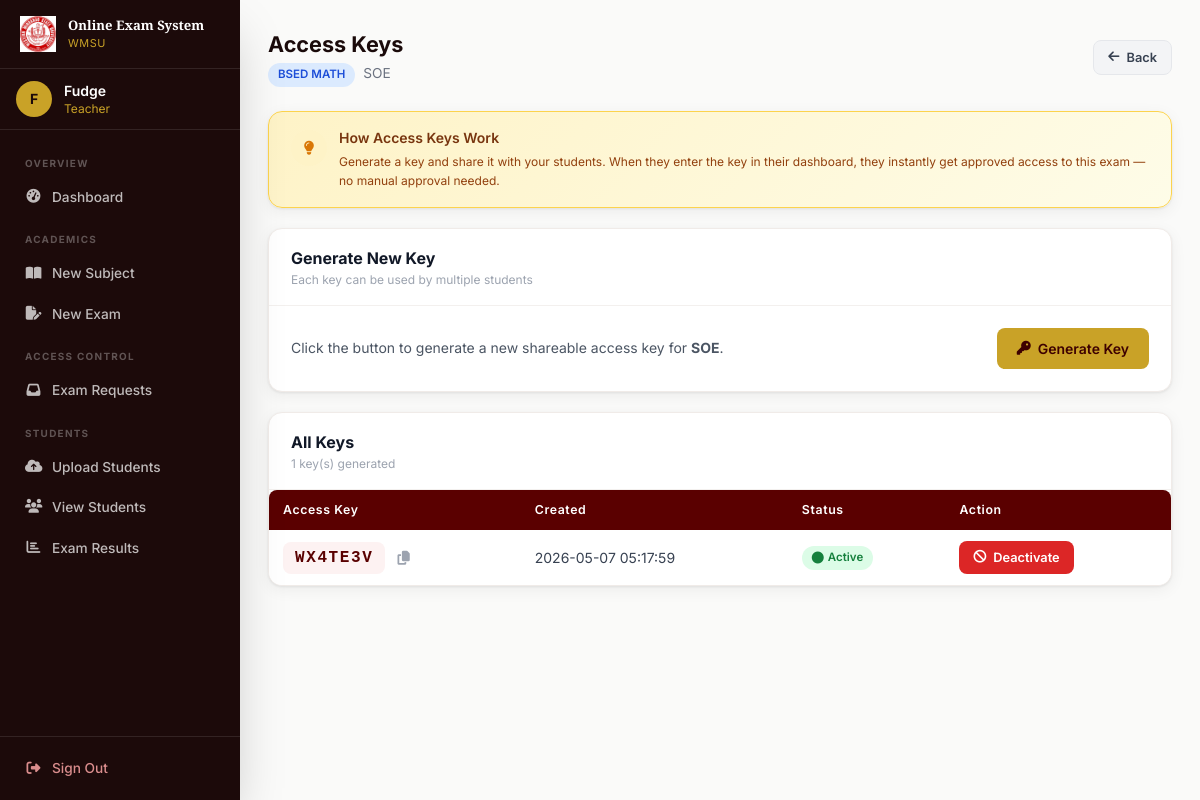
/teacher/exam_keys/2 (signed in), run on the app's committed database.
### tables this page shows
CREATE TABLE subjects (
        id INTEGER PRIMARY KEY AUTOINCREMENT,
        subject_name TEXT NOT NULL,
        teacher_id INTEGER NOT NULL,
        FOREIGN KEY (teacher_id) REFERENCES users (id)
    );

CREATE TABLE exams (
        id INTEGER PRIMARY KEY AUTOINCREMENT,
        subject_id INTEGER NOT NULL,
        title TEXT NOT NULL,
        duration INTEGER NOT NULL,
        FOREIGN KEY (subject_id) REFERENCES subjects (id)
    );

CREATE TABLE exam_access_keys (
            id INTEGER PRIMARY KEY AUTOINCREMENT,
            exam_id INTEGER NOT NULL,
            access_key TEXT NOT NULL UNIQUE,
            created_at TIMESTAMP DEFAULT CURRENT_TIMESTAMP,
            is_active INTEGER DEFAULT 1,
            FOREIGN KEY (exam_id) REFERENCES exams (id)
        );

### app.py (the view)
@app.route('/teacher/exam_keys/<int:exam_id>')
@login_required
@role_required('teacher')
def exam_keys(exam_id):
    conn = get_db()
    exam = db_execute(conn,
        "SELECT e.*, s.subject_name FROM exams e JOIN subjects s ON e.subject_id = s.id WHERE e.id = ? AND s.teacher_id = ?",
        (exam_id, session['user_id'])).fetchone()
    if not exam:
        flash('Exam not found.', 'danger')
        conn.close()
        return redirect(url_for('teacher_dashboard'))
    keys = db_execute(conn, "SELECT * FROM exam_access_keys WHERE exam_id = ? ORDER BY created_at DESC", (exam_id,)).fetchall()
    conn.close()
    return render_template('exam_keys.html', exam=exam, keys=keys)

### app.py (called while the page is built)
def get_db():
    if USE_POSTGRES:
        conn = psycopg2.connect(DATABASE_URL)
        conn.autocommit = False
        return conn
    else:
        conn = sqlite3.connect('examination.db')
        conn.row_factory = sqlite3.Row
        return conn

def db_cursor(conn):
    if USE_POSTGRES:
        return conn.cursor(cursor_factory=psycopg2.extras.RealDictCursor)
    return conn.cursor()

def db_execute(conn, sql, params=()):
    if USE_POSTGRES:
        sql = sql.replace('?', '%s')
    cur = db_cursor(conn)
    cur.execute(sql, params)
    return cur

def login_required(f):
    @wraps(f)
    def decorated(*args, **kwargs):
        if 'user_id' not in session:
            flash('Please sign in to continue.', 'danger')
            return redirect(url_for('login'))
        return f(*args, **kwargs)
    return decorated

def role_required(role):
    def decorator(f):
        @wraps(f)
        def decorated(*args, **kwargs):
            if session.get('role') != role:
                flash('You do not have permission to access that page.', 'danger')
                return redirect(url_for('dashboard'))
            return f(*args, **kwargs)
        return decorated
    return decorator

### templates/exam_keys.html (shortened to what this page needs)
{% extends "base.html" %}
{% block content %}
<div class="mb-6 flex items-center justify-between flex-wrap gap-3">
    <div>
        <h1 class="page-title">Access Keys</h1>
        <p class="page-subtitle">
            <span class="badge badge-blue mr-1">{{ exam.subject_name }}</span>
            {{ exam.title }}
        </p>
    </div>
    <a href="{{ url_for('teacher_dashboard') }}" class="btn btn-secondary btn-sm">
        <i class="fas fa-arrow-left"></i> Back
    </a>
</div>
<div class="card mb-5" style="background:linear-gradient(135deg,#fef3c7,#fefce8);border:1px solid #fcd34d">
    <div class="card-body py-4">
        <div class="flex items-start gap-3">
            <div class="w-9 h-9 rounded-full bg-amber-100 flex items-center justify-center flex-shrink-0 mt-0.5">
                <i class="fas fa-lightbulb text-amber-600 text-sm"></i>
            </div>
            <div>
                <p class="font-semibold text-amber-900 text-sm mb-1">How Access Keys Work</p>
                <p class="text-amber-800 text-xs leading-relaxed">Generate a key and share it with your students. When they enter the key in their dashboard, they instantly get approved access to this exam — no manual approval needed.</p>
            </div>
        </div>
    </div>
</div>
<div class="card mb-5">
    <div class="card-header">
        <div>
            <h2 class="font-bold text-gray-900 text-base">Generate New Key</h2>
            <p class="text-xs text-gray-400 mt-0.5">Each key can be used by multiple students</p>
        </div>
    </div>
    <div class="card-body">
        <form method="POST" action="{{ url_for('generate_exam_key', exam_id=exam.id) }}" class="flex items-center gap-3 flex-wrap">
            <p class="text-sm text-gray-600 flex-1">Click the button to generate a new shareable access key for <strong>{{ exam.title }}</strong>.</p>
            <button type="submit" class="btn btn-gold flex-shrink-0">
                <i class="fas fa-key"></i> Generate Key
            </button>
        </form>
    </div>
</div>
<div class="card">
    <div class="card-header">
        <div>
            <h2 class="font-bold text-gray-900 text-base">All Keys</h2>
            <p class="text-xs text-gray-400 mt-0.5">{{ keys|length }} key(s) generated</p>
        </div>
    </div>
    {% if keys %}
    <div class="overflow-x-auto">
        <table class="data-table">
            <thead>
                <tr>
                    <th>Access Key</th>
                    <th>Created</th>
                    <th>Status</th>
                    <th>Action</th>
                </tr>
            </thead>
            <tbody>
                {% for key in keys %}
                <tr>
                    <td>
                        <div class="flex items-center gap-2">
                            <code class="font-mono font-bold text-maroon-700 text-base tracking-widest bg-maroon-50 px-3 py-1 rounded-lg">{{ key.access_key }}</code>
                            <button onclick="navigator.clipboard.writeText('{{ key.access_key }}'); this.innerHTML='<i class=\'fas fa-check\'></i>'; setTimeout(()=>this.innerHTML='<i class=\'fas fa-copy\'></i>',1500)"
                                    class="text-gray-400 hover:text-gray-600 transition-colors p-1" title="Copy key">
                                <i class="fas fa-copy text-sm"></i>
                            </button>
                        </div>
                    </td>
                    <td class="text-gray-500 text-sm">
                        {{ key.created_at.strftime('%b %d, %Y %I:%M %p') if key.created_at and key.created_at is not string else key.created_at or '—' }}
                    </td>
                    <td>
                        {% if key.is_active %}
                        <span class="badge badge-green"><i class="fas fa-circle text-xs"></i> Active</span>
                        {% else %}
                        <span class="badge badge-red"><i class="fas fa-ban text-xs"></i> Deactivated</span>
                        {% endif %}
                    </td>
                    <td>
                        {% if key.is_active %}
                        <form method="POST" action="{{ url_for('deactivate_key', key_id=key.id) }}" onsubmit="return confirm('Deactivate this key? Students won\'t be able to use it anymore.')">
                            <button type="submit" class="btn btn-danger btn-sm"><i class="fas fa-ban"></i> Deactivate</button>
                        </form>
                        {% else %}
                        <span class="text-gray-400 text-xs">Inactive</span>
                        {% endif %}
                    </td>
                </tr>
                {% endfor %}
            </tbody>
        </table>
    </div>
    {% endif %}
</div>
{% endblock %}

### templates/base.html (style rules this page uses)
* { box-sizing:border-box }
html { scroll-behavior:smooth }
body { font-family:'Inter',system-ui,sans-serif }
.data-table { width:100%;border-collapse:collapse }
.data-table th { background:#5a0000;color:#fff;padding:11px 14px;text-align:left;font-size:.77rem;font-weight:600;letter-spacing:.05em;white-space:nowrap }
.data-table th:first-child { border-radius:8px 0 0 0 }
.data-table th:last-child { border-radius:0 8px 0 0 }
.data-table td { padding:11px 14px;font-size:.875rem;color:#374151;border-bottom:1px solid #f3f0ee;vertical-align:middle }
.data-table tbody tr { background:#fff;transition:background .15s }
.data-table tbody tr:last-child td { border-bottom:none }
.btn { display:inline-flex;align-items:center;gap:7px;padding:10px 20px;border:none;border-radius:8px;font-size:.875rem;font-weight:600;cursor:pointer;transition:all .2s;font-family:'Inter',sans-serif;text-decoration:none;white-space:nowrap }
.btn-secondary { background:#f3f4f6;color:#374151;border:1.5px solid #e5e7eb }
.btn-gold { background:#c9a227;color:#3d0000 }
.btn-danger { background:#dc2626;color:#fff;padding:8px 16px;font-size:.8rem }
.btn-sm { padding:7px 14px;font-size:.8rem }
.badge { display:inline-flex;align-items:center;gap:4px;padding:3px 10px;border-radius:20px;font-size:.72rem;font-weight:600 }
.badge-green { background:#dcfce7;color:#15803d }
.badge-blue { background:#dbeafe;color:#1d4ed8 }
.card { background:#fff;border-radius:14px;box-shadow:0 1px 3px rgba(0,0,0,.08),0 4px 16px rgba(0,0,0,.06);border:1px solid #f0ebe8;overflow:hidden }
.card-header { padding:17px 22px;border-bottom:1px solid #f3f0ee;display:flex;align-items:center;justify-content:space-between;flex-wrap:wrap;gap:10px }
.card-body { padding:22px }
.page-title { font-size:1.35rem;font-weight:700;color:#1a0a0a;margin-bottom:3px }
.page-subtitle { font-size:.855rem;color:#6b7280 }
a { text-decoration:none }

### data on the page
subjects: subject_name "BSED MATH"
exams: title "SOE"
exam_access_keys: access_key "WX4TE3V", created_at "2026-05-07 05:17:59", is_active 1 (drawn)

### other printed values
{{ (session.name or 'U')[0]|upper }} "F"
{{ session.name }} "Fudge"
{{ session.role }} "Teacher"
{{ keys|length }} "1"
